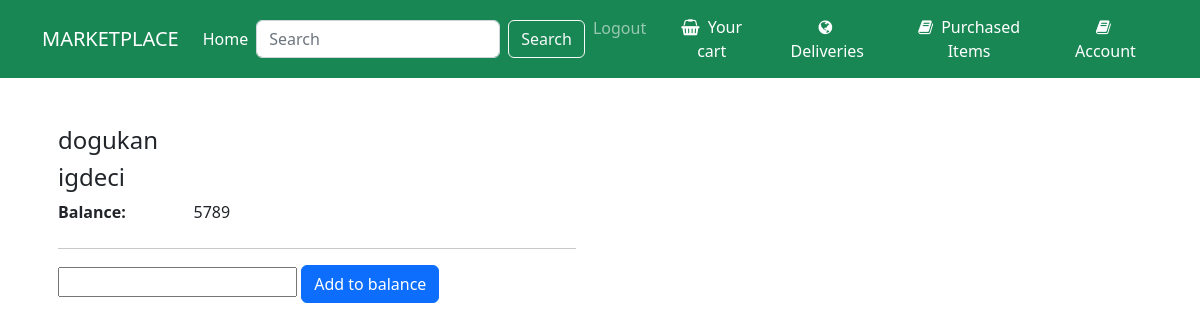
Page /account/ (signed in) on the committed database.
### Main/models.py (models this page shows, shortened)
class Account(models.Model):
    ID = models.IntegerField(primary_key=True,unique=True,default=0)
    user = models.ForeignKey(Users,related_name="account",on_delete=models.CASCADE)
    balance = models.IntegerField(default=0)
    class Meta:
        verbose_name_plural = "Accounts"

### Product/models.py (models this page shows, shortened)
class Users(AbstractBaseUser,PermissionsMixin):
    username_validator = UnicodeUsernameValidator()
    ID = models.AutoField(primary_key=True)
    email = models.EmailField(blank=True,default='')
    first_name = models.CharField(max_length=150,default='',blank=True)
    last_name = models.CharField(max_length=150,default='',blank=True)
    is_active = models.BooleanField(default=True,help_text=
            "Designates whether this user should be treated as active. "
            "Unselect this instead of deleting accounts."
    )
    is_superuser = models.BooleanField(default=False)
    is_staff = models.BooleanField(default=False,help_text="Designates whether the user can log into this admin site.")
    username = models.CharField(max_length=150,
        unique=True,
        help_text=(
            "Required. 150 characters or fewer. Letters, digits and @/./+/-/_ only."
        ),
        validators=[username_validator],
        error_messages={
            "unique": "A user with that username already exists.",
        }
    )
    tax_ID = models.IntegerField(default=0)
    home_address = models.TextField(blank=True,null=True)
    role = models.CharField(max_length=100,default='customer')
    date_joined = models.DateTimeField(default=timezone.now)
    last_login = models.DateTimeField(blank=True,null=True)
    objects = MyUserManager()
    REQUIRED_FIELDS = []
    USERNAME_FIELD = "username"
    class Meta:
        verbose_name = 'User'
        verbose_name_plural = 'Users'

### Main/views.py (the view)
# urls.py: path("account/",views.accounts,name = "account"),
@login_required
def accounts(request):
    if request.method == "POST":
        entered_balance = int(request.POST.get("balance"))
        accounts= Account.objects.filter(user = request.user)
        account = accounts[0]
        account.balance += entered_balance
        account.save()
        return render(request,"account.html",{"accounts":accounts})
    else:
        accounts = Account.objects.filter(user = request.user)
        return render(request,"account.html",{"accounts":accounts})

### Main/templates/account.html (shortened to what this page needs)
{% extends 'base.html' %}
{% load static %}
{% block link %}
<link rel="stylesheet" type="text/css" href="{% static 'detail.css' %}">
{% endblock %}
{% block content %}
{% if request.user.is_authenticated %}
<section class="py-5">
    <div class="container">
        <div class="row gx-5">
            {% for account in accounts %}
            <main class="col-lg-6">
                <div class="ps-lg-3">
                    <h4 class="title text-dark">
                        {{account.user.first_name}}
                    </h4>
                    <h4 class="title text-dark">
                        {{account.user.last_name}}
                    </h4>
                    <div class="row">
                        <dt class="col-3">Balance:</dt>
                        <dd class="col-9">{{account.balance}}</dd>
                    </div>
                    <hr />
                    <form method="post" action="{% url 'account' %}">
                        <input name="balance" type="text">
                        <button class="btn btn-primary" type="submit">Add to balance</button>
                    </form>
                </div>
            </main>
            {% endfor %}
        </div>
    </div>
</section>
{% else %}
<h5 class="alert-heading col-lg-10"> You are not logged in.Please log in yo see your account</h5>
{% endif %}
{% endblock %}

### Product/static/detail.css (style rules this page uses)
body { background-color: #ffffff; }

### rows in the picture
Account: user.first_name "dogukan", user.last_name "igdeci", balance "5789"
